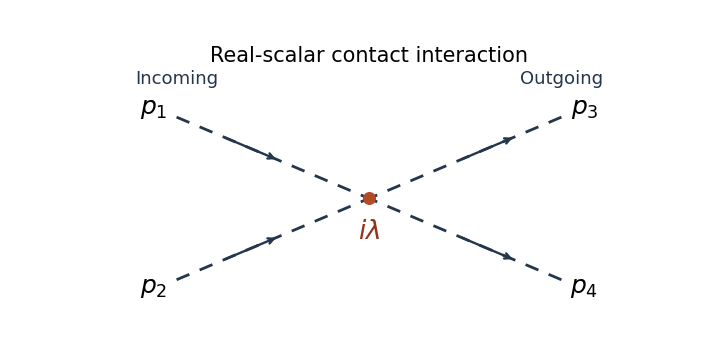

Source code (Python):
"""Draw the scalar contact vertex; write only the PNG basename in caller cwd."""
import matplotlib
matplotlib.use('Agg')
import matplotlib.pyplot as plt
fig,ax=plt.subplots(figsize=(7.2,3.6),dpi=100,facecolor='white')
ax.set_facecolor('white')
ends=[(-2,1.1),(-2,-1.1),(2,1.1),(2,-1.1)]
for j,(x,y) in enumerate(ends):
 ax.plot([x,0],[y,0],color='#24364b',linestyle=(0,(5,4)),linewidth=2)
 start,end=((0.76*x,0.76*y),(0.47*x,0.47*y)) if j<2 else ((0.47*x,0.47*y),(0.76*x,0.76*y))
 ax.annotate('',xy=end,xytext=start,arrowprops=dict(arrowstyle='->',color='#24364b',lw=1.7))
 ax.text(x*1.12,y*1.1,rf'$p_{j+1}$',ha='center',va='center',fontsize=18)
ax.scatter([0],[0],s=70,color='#b34a28',zorder=4)
ax.text(0,-0.46,r'$i\lambda$',ha='center',va='center',fontsize=19,color='#8f351e')
ax.text(-2,1.55,'Incoming',ha='center',fontsize=13,color='#24364b')
ax.text(2,1.55,'Outgoing',ha='center',fontsize=13,color='#24364b')
ax.text(0,1.85,'Real-scalar contact interaction',ha='center',fontsize=15)
ax.set_xlim(-2.9,2.9);ax.set_ylim(-1.65,2.1);ax.axis('off')
fig.savefig('paper-43-scalar-contact.png',dpi=100,facecolor='white',transparent=False)
plt.close(fig)
